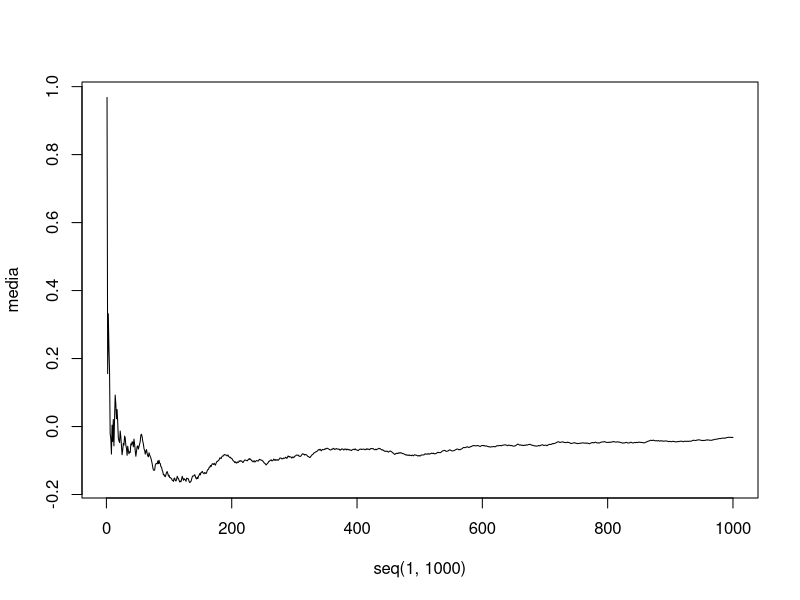
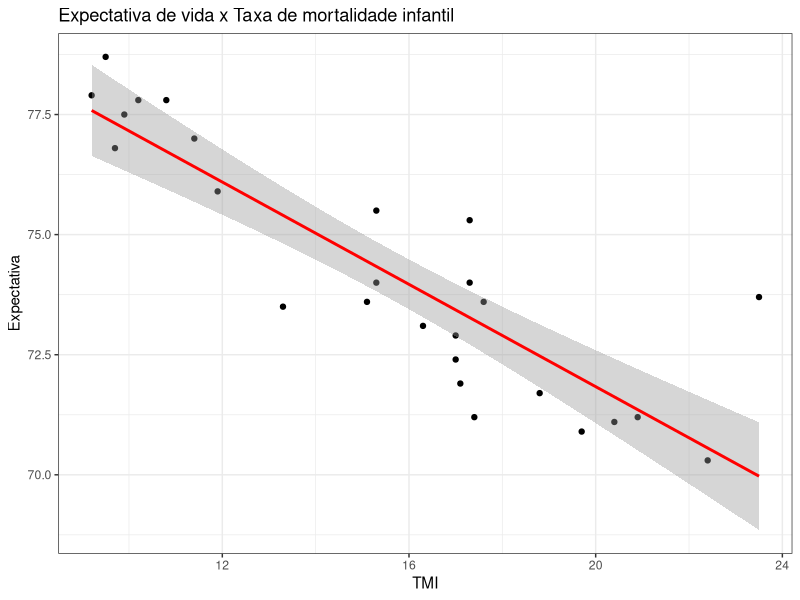
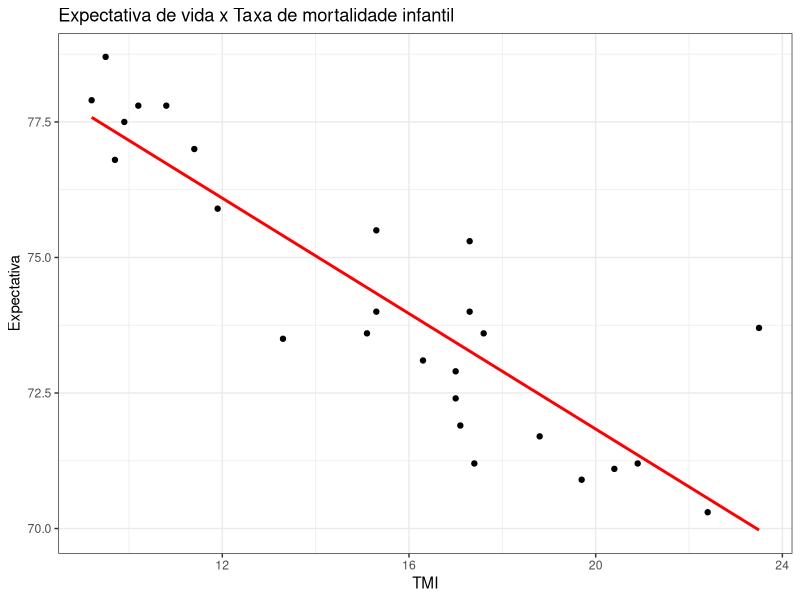
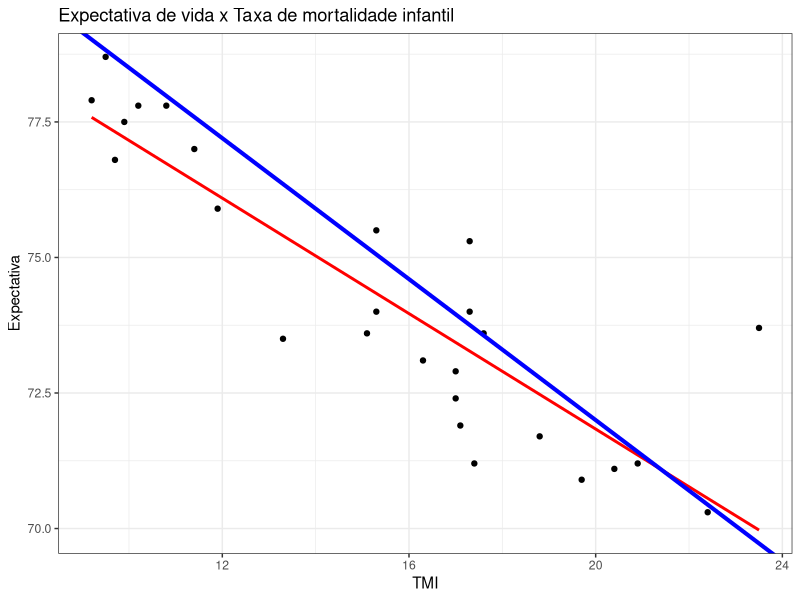
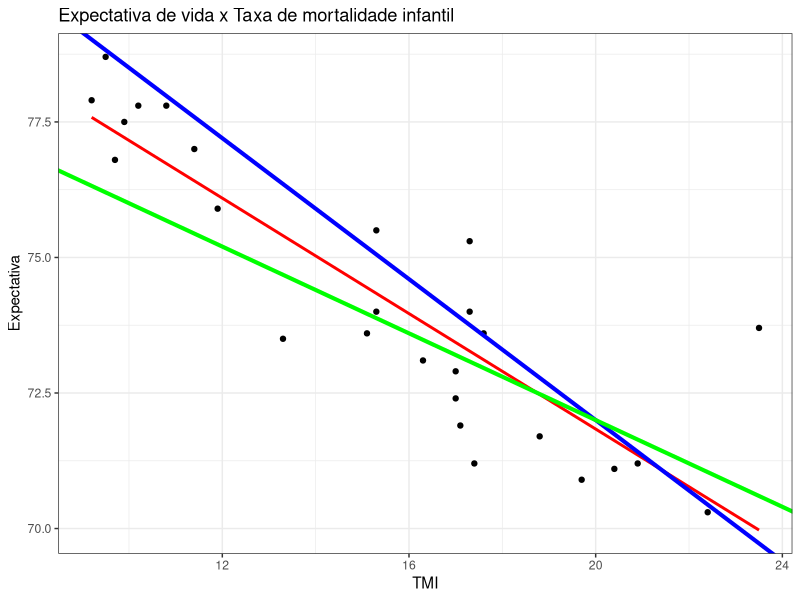
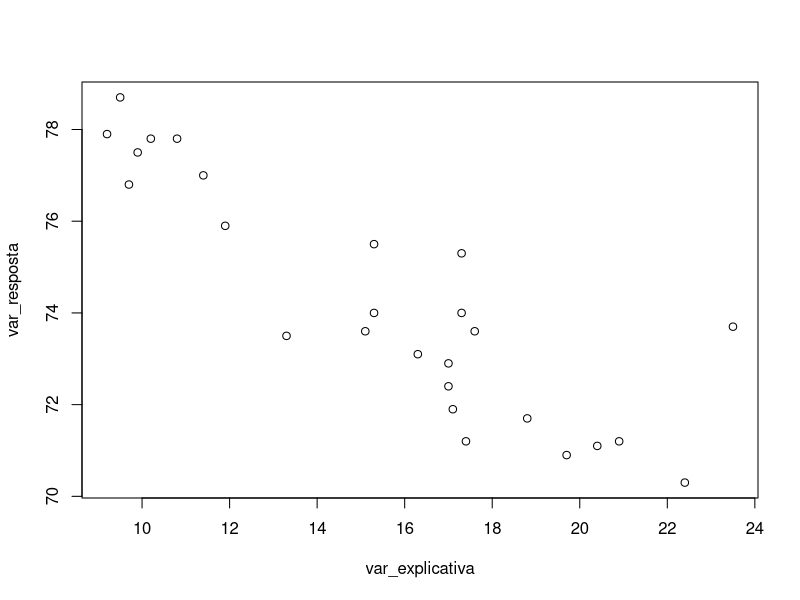
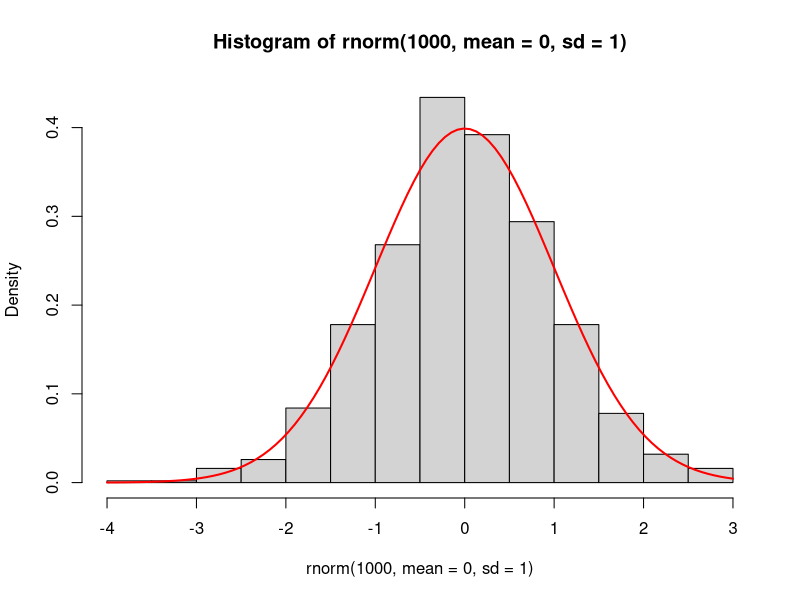
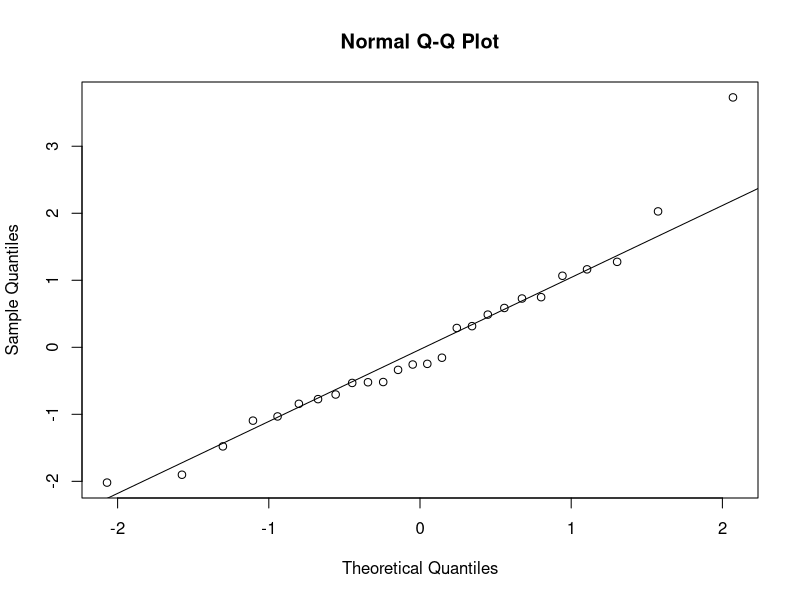

The R script that drew these images, in order:
## ---- chunk 1
x <- c()
media <- c()
for (i in seq(1,1000)) {
  x_novo <- runif(1,min=-1, max=1)
  x <- append(x,x_novo)
  media <- append(media,mean(x))
}

plot(seq(1,1000),media, type = "l")
## ---- chunk 2
library(dplyr)
library(readr)
library(ggplot2)
dados <- read_csv("dados/expectativa.csv")
dados %>% ggplot() +
  geom_point(aes(x = TMI, y = Total)) +
  geom_smooth(aes(x = TMI, y = Total),method = "lm", formula = y ~ x, color = "red") +
  labs(x = "TMI", y = "Expectativa", title = "Expectativa de vida x Taxa de mortalidade infantil") +
  theme_bw()
## ---- chunk 3
modelo <- lm(Total ~ TMI, dados)
modelo$coefficients

## ---- chunk 4
library(tidyverse)
library(ggplot2)
dados <- read_csv("dados/expectativa.csv")
dados %>% ggplot() +
  geom_point(aes(x = TMI, y = Total)) +
  geom_smooth(aes(x = TMI, y = Total),method = "lm", formula = y ~ x, color = "red", se = FALSE) +
  labs(x = "TMI", y = "Expectativa", title = "Expectativa de vida x Taxa de mortalidade infantil") +
  theme_bw()

## ---- chunk 5
dados %>% ggplot() +
  geom_point(aes(x = TMI, y = Total)) +
  geom_smooth(aes(x = TMI, y = Total),method = "lm", formula = y ~ x, color = "red", se=FALSE) +
  geom_abline(intercept = 85, slope = -0.65, color = "blue", size = 1.4) +
  labs(x = "TMI", y = "Expectativa", title = "Expectativa de vida x Taxa de mortalidade infantil") +
    theme_bw()
## ---- chunk 6
dados %>% ggplot() +
  geom_point(aes(x = TMI, y = Total)) +
  geom_smooth(aes(x = TMI, y = Total),method = "lm", formula = y ~ x, color = "red", se=FALSE) +
  geom_abline(intercept = 85, slope = -0.65, color = "blue", size = 1.4) +
  geom_abline(intercept = 80, slope = -0.4, color = "green", size = 1.4) +
  labs(x = "TMI", y = "Expectativa", title = "Expectativa de vida x Taxa de mortalidade infantil") +
  theme_bw()
## ---- chunk 7
var_explicativa <- dados$TMI
var_resposta <- dados$Total
cor(var_explicativa, var_resposta, method="pearson")
## ---- chunk 8
plot(x = var_explicativa, y = var_resposta)
## ---- chunk 9
hist(rnorm(1000, mean=0, sd=1), prob=TRUE)
curve(dnorm(x, mean=0, sd=1), add = TRUE, col="red", lwd=2)
## ---- chunk 10
qqnorm(modelo$residuals)
qqline(modelo$residuals)
## ---- chunk 11
dados <- read_csv("dados/imob.csv")
t1 <- dados %>% head(10)
t2 <- dados %>% tail(10) 
knitr::kable(list(t1,t2), format = "html")

## ---- chunk 12

dados %>% ggplot() +
  geom_point(aes(x = area, y = valor)) +
  geom_smooth(aes(x = area, y = valor),method = "lm", formula = y ~ x, color = "red") +
  labs(x = "Área do imóvel (em metros quadrados)", y = "Valor do imóvel (em milhares de reais)") +
  theme_bw()

